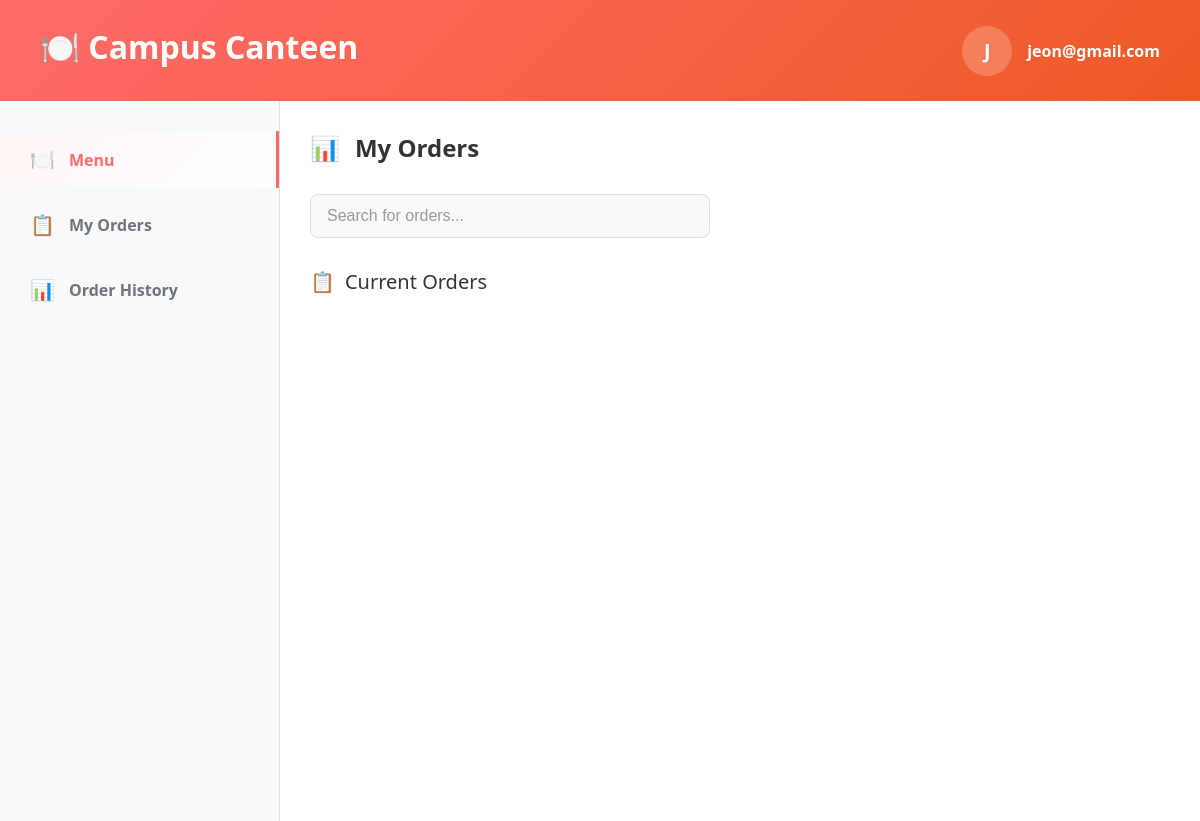
The page /public/students/my_orders (signed in) on the database as committed earlier.
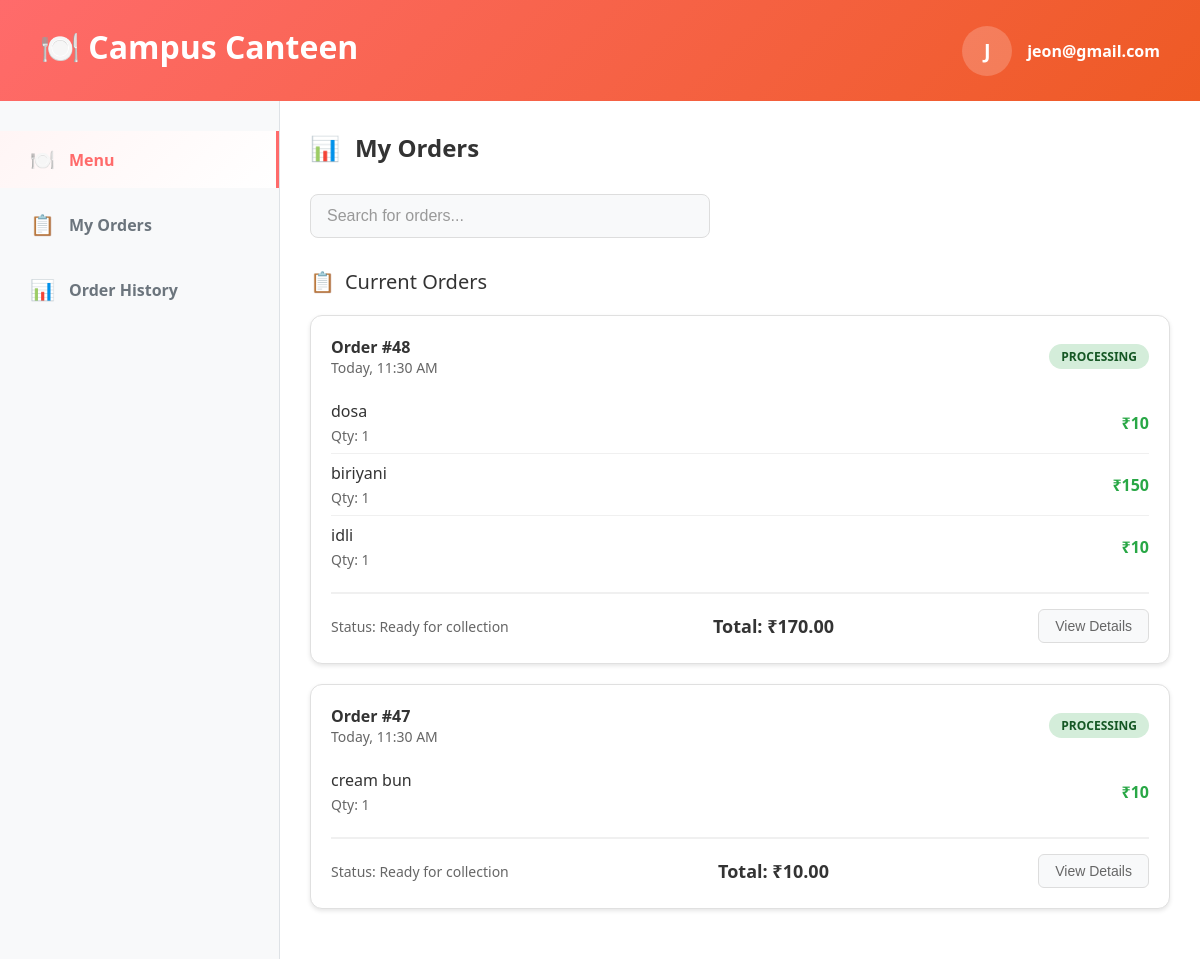
The same page on the database as committed later.
### tables this page shows
CREATE TABLE `order_items` (
  `id` int NOT NULL,
  `order_id` int NOT NULL,
  `item_id` int NOT NULL,
  `quantity` int DEFAULT NULL
);

CREATE TABLE `items` (
  `id` int NOT NULL,
  `name` varchar(50) DEFAULT NULL,
  `price` decimal(5,0) NOT NULL,
  `canteen_id` int DEFAULT NULL,
  `image_location` varchar(255) DEFAULT NULL,
  `status` enum('out of stock','available','not ready') NOT NULL DEFAULT 'available',
  `description` text NOT NULL,
  `category_id` int DEFAULT NULL
);

### app/controllers/Students.php (called while the page is built, shortened)
<?php
class Students extends Controller
{
    public function my_orders()
    {
        $orders = new Orders;
        $results = $orders->join(
            [
                'order_items' => 'orders.id = order_items.order_id',
                'items' => 'order_items.item_id = items.id'
            ],
            ['orders.student_id' => STUDENT_ID],
            'orders.*, items.name,items.price, items.id as item_id, order_items.quantity'
        );
        $order = $orders->where(['student_id' => STUDENT_ID]);
        foreach ($order as $or) {
            $data['order'][$or->id] = ['total' => $or->total, 'status' => $or->status];
        }
        $list_of_orders = [];
        foreach ($results as $result) {
            $list_of_orders[$result->id][] = $result;
        }
        $data['orders'] = $list_of_orders;
        $this->view('students/my_orders', $data);
    }
}

### app/core/App.php (called while the page is built, shortened)
<?php
class App
{
    private $method = 'index';
    private function splitURL()
    {
        $URL = $_GET['url'] ?? 'home';
        $URL = explode("/", trim($URL, "/"));
        return $URL;
    }
    public function loadController()
    {
        $URL = $this->splitURL();
        $filename = "../app/controllers/" . ucfirst($URL[0]) . ".php";
        if (file_exists($filename)) {
            unset($URL[0]);
        } else {
            $filename = "../app/controllers/_404.php";
            if (file_exists($filename)) {
                require $filename;
                $this->controller = "_404";
            }
        }
        $controller = new $this->controller();
        if (!empty($URL[1])) {
            if (method_exists($controller, $URL[1])) {
                $this->method = $URL[1];
                unset($URL[1]);
            }
        }
        call_user_func_array([$controller, $this->method], $URL);
    }
}

### public/index.php (called while the page is built, shortened)
<?php
require "../app/core/init.php";
$app = new App;
$app->loadController();

### app/core/init.php (called while the page is built, shortened)
<?php
spl_autoload_register(function ($classname) {
    $filename = "../app/models/" . ucfirst($classname) . ".php";
});
require 'Database.php';
require 'Model.php';
require 'Controller.php';
require 'App.php';

### app/core/Database.php (called while the page is built, shortened)
<?php
trait Database
{
    private function connect()
    {
        $string = "mysql:hostname=" . DBHOST . ";dbname=" . DBNAME;
        $con = new PDO($string, DBUSER, DBPASS);
        $con->setAttribute(PDO::ATTR_ERRMODE, PDO::ERRMODE_EXCEPTION);
        return $con;
    }
    public function query($query, $data = [], $returnInsertId = false)
    {
        $con = $this->connect();
        $stm = $con->prepare($query);
        $check  = $stm->execute($data);
        if ($check) {
            $result = $stm->fetchAll(PDO::FETCH_OBJ);
            if (is_array($result) && count($result)) {
                return $result;
            }
        }
        return false;
    }
}

### app/core/Model.php (called while the page is built, shortened)
<?php
trait Model
{
    protected $limit = 10;
    protected $offset = 0;
    protected $order_type = "desc";
    protected $order_column = "id";
    public function where($data, $data_not = [])
    {
        $keys = array_keys($data);
        $query = "select * from $this->table where ";
        foreach ($keys as $key) {
            $query .= $key . " = :" . $key . " AND ";
        }
        $query = trim($query, " AND ");
        $query .= " order by $this->order_column $this->order_type limit $this->limit offset $this->offset ";
        $data = array_merge($data, $data_not);
        return $this->query($query, $data);
    }
    public function join($joins = [], $where = [], $selectColumns = '*', $order_type = '', $order_by = '')
    {
        $query = "SELECT {$selectColumns} FROM {$this->table} ";
        foreach ($joins as $table => $onCondition) {
            $query .= "JOIN {$table} ON {$onCondition} ";
        }
        if (!empty($where)) {
            $query .= "WHERE ";
            foreach ($where as $key => $value) {
                $placeholder = str_replace('.', '_', $key);
                $query .= "$key = :$placeholder AND ";
                $where[$placeholder] = $value;
                unset($where[$key]);
            }
            $query = rtrim($query, ' AND ');
        }
        $query .= " ORDER BY {$this->order_column} {$this->order_type} LIMIT {$this->limit} OFFSET {$this->offset}";
        return $this->query($query, $where);
    }
}

### app/views/students/my_orders.view.php (the view, shortened to what this page needs)
<!DOCTYPE html>
<html lang="en">
<head>
    <link rel="stylesheet" href="<?= ROOT ?>assets/css/student-general.css">
    <link rel="stylesheet" href="<?= ROOT ?>assets/css/my-orders.css">
</head>
<body>
    <?php require 'header.view.php' ?>
    <div class="container">
          <?php
            require 'sidebar.view.php';
             ?>
        <div class="main-content">
            <div class="page-header">
                <h2>My Orders</h2>
            </div>
            <div class="search-bar">
                <input type="text" placeholder="Search for orders...">
            </div>
            <div class="orders-section">
                <div class="section-title">Current Orders</div>
                <?php foreach ($orders as $order_id => $items): ?>
                    <div class="order-card">
                        <div class="order-header">
                            <div>
                                <div class="order-id">Order #<?= $order_id ?></div>
                                <div class="order-time">Today, 11:30 AM</div>
                            </div>
                            <div class="order-status status-ready"><?= $order[$order_id]['status'] ?> </div>
                        </div>
                        <div class="order-items">
                            <?php foreach ($items as $item): ?>
                                <div class="order-item">
                                    <div class="item-details">
                                        <div class="item-name"><?= $item->name ?></div>
                                        <div class="item-specs">Qty: <?= $item->quantity ?> </div>
                                    </div>
                                    <div class="item-price">₹<?= $item->price * $item->quantity ?></div>
                                </div>
                            <?php endforeach; ?>
                        </div>
                        <div class="order-footer">
                            <div class="order-info">
                                <div>Status: Ready for collection</div>
                            </div>
                            <div class="order-total">Total: ₹<?= $order[$order_id]['total'] ?></div>
                            <div class="order-actions">
                                <button class="btn btn-secondary">View Details</button>
                            </div>
                        </div>
                    </div>
                <?php endforeach; ?>
            </div>
        </div>
    </div>
</body>
</html>

### app/core/Controller.php (shortened to what this page needs)
<?php
class Controller
{
    public function view($name, $data = [])
    {
        $filename = "../app/views/" . $name . ".view.php";
        if (file_exists($filename)) {
            require $filename;
        } else {
            $filename = "../app/views/404.view.php";
        }
    }
}

### app/views/students/header.view.php
<link rel="stylesheet" href="<?=ROOT?>assets/css/header.css">
        <div class="header">
            <div class="header-left">
                <h1>🍽️ Campus Canteen</h1>
            </div>
            <div class="header-right">
                <div class="user-profile">
                    <div class="user-avatar"><?=ucfirst($_SESSION['STUDENT']->email[0])?></div>
                    <div>
                        <div style="font-weight: 600;"><?=$_SESSION['STUDENT']->email?></div>
                    </div>
                </div>
            </div>
        </div>

### app/views/students/sidebar.view.php
<link rel="stylesheet" href="<?=ROOT?>assets/css/sidebar.css">
 <div class="sidebar">
                <ul class="nav-menu">
                    <li class="nav-item">
                        <a href="<?=ROOT?>students/" class="nav-link active" onclick="showPage('menu')">
                            <span class="nav-icon">🍽️</span>
                            <span>Menu</span>
                        </a>
                    </li>
                    <li class="nav-item">
                        <a href="<?=ROOT?>students/my_orders" class="nav-link" onclick="showPage('orders')">
                            <span class="nav-icon">📋</span>
                            <span>My Orders</span>
                        </a>
                    </li>
                    <li class="nav-item">
                        <a href="<?=ROOT?>students/history" class="nav-link" onclick="showPage('history')">
                            <span class="nav-icon">📊</span>
                            <span>Order History</span>
                        </a>
                    </li>
                </ul>
            </div>

### public/assets/css/student-general.css (style rules this page uses)
* { margin: 0; padding: 0; box-sizing: border-box; }
body { font-family: 'Segoe UI', Tahoma, Geneva, Verdana, sans-serif; min-height: 100vh; color: #333; overflow-x: hidden; }
.user-avatar { width: 40px; height: 40px; background-color: rgba(255, 255, 255, 0.2); border-radius: 50%; display: flex; align-items: center; justify-content: center; font-weight: bold; }
.container { display: flex; margin: 0 auto; background-color: white; min-height: calc(100vh - 80px); }
.main-content { flex: 1; padding: 30px; }
.page-header { display: flex; align-items: center; gap: 15px; margin-bottom: 30px; }
.page-header h2 { font-size: 24px; color: #333; }
.page-header::before { content: "📊"; font-size: 24px; }
.search-bar { margin-bottom: 30px; }
.search-bar input { width: 100%; max-width: 400px; padding: 12px 16px; border: 1px solid #ddd; border-radius: 8px; font-size: 16px; background-color: #f8f9fa; }
.search-bar input::placeholder { color: #999; }
.section-title { font-size: 20px; color: #333; margin-bottom: 20px; display: flex; align-items: center; gap: 10px; }
.section-title::before { content: "📋"; font-size: 20px; }
.order-card { background-color: #fff; border: 1px solid #e0e0e0; border-radius: 12px; padding: 20px; margin-bottom: 20px; box-shadow: 0 2px 4px rgba(0, 0, 0, 0.1); transition: transform 0.2s ease, box-shadow 0.2s ease; }
.order-header { display: flex; justify-content: space-between; align-items: center; margin-bottom: 15px; }
.order-id { font-weight: bold; color: #333; font-size: 16px; }
.order-status { padding: 4px 12px; border-radius: 16px; font-size: 12px; font-weight: bold; text-transform: uppercase; }
.order-items { margin-bottom: 15px; }
.order-item { display: flex; justify-content: space-between; align-items: center; padding: 8px 0; border-bottom: 1px solid #f0f0f0; }
.order-item:last-child { border-bottom: none; }
.item-details { flex: 1; }
.item-name { font-weight: 500; color: #333; margin-bottom: 4px; }
.item-specs { font-size: 14px; color: #666; }
.item-price { font-weight: bold; color: #28a745; font-size: 16px; }
.order-footer { display: flex; justify-content: space-between; align-items: center; padding-top: 15px; border-top: 2px solid #f0f0f0; }
.order-info { font-size: 14px; color: #666; }
.order-total { font-weight: bold; color: #333; font-size: 18px; }
.order-actions { display: flex; gap: 10px; }
.btn { padding: 8px 16px; border: none; border-radius: 6px; font-size: 14px; cursor: pointer; transition: all 0.3s ease; }
.btn-secondary { background-color: #f8f9fa; color: #666; border: 1px solid #ddd; }

### public/assets/css/my-orders.css (style rules this page uses)
.orders-section { background-color: white; }
.order-time { color: #666; font-size: 14px; }
.status-ready { background-color: #d4edda; color: #155724; }

### public/assets/css/header.css (style rules this page uses)
.header { background: linear-gradient(135deg, #ff6b6b, #ee5a24); color: white; padding: 25px 40px; display: flex; justify-content: space-between; align-items: center; box-shadow: 0 4px 20px rgba(0,0,0,0.1); flex-wrap: nowrap; min-width: 0; }
.header-left h1 { font-size: 32px; margin-bottom: 8px; }
.header-right { display: flex; gap: 30px; align-items: center; white-space: nowrap; flex-shrink: 0; }
.user-profile { display: flex; align-items: center; gap: 15px; }
.user-avatar { width: 50px; height: 50px; border-radius: 50%; background: rgba(255,255,255,0.2); display: flex; align-items: center; justify-content: center; font-size: 20px; font-weight: bold; }

### public/assets/css/sidebar.css (style rules this page uses)
.sidebar { width: 280px; background: #f8f9fa; border-right: 1px solid #dee2e6; padding: 30px 0; }
.nav-menu { list-style: none; }
.nav-item { margin-bottom: 8px; }
.nav-link { display: flex; align-items: center; gap: 15px; padding: 15px 30px; color: #6c757d; text-decoration: none; font-weight: 600; transition: all 0.3s ease; border-right: 3px solid transparent; }
.nav-link:hover, .nav-link.active { background: linear-gradient(135deg, #fff5f5, #ffffff); color: #ff6b6b; border-right-color: #ff6b6b; }
.nav-icon { font-size: 20px; width: 24px; text-align: center; }

Rows that differ between the two databases and show on the page:
added order_items: item.name "dosa", quantity "1", $item->price*$item->quantity "10", shown under "48"
added order_items: item.name "biriyani", quantity "1", $item->price*$item->quantity "150", shown under "48"
added order_items: item.name "idli", quantity "1", $item->price*$item->quantity "10", shown under "48"
added order_items: item.name "cream bun", quantity "1", $item->price*$item->quantity "10", shown under "47"
Other text that changed with them:
new list line: "Order # 48 Today, 11:30 AM PROCESSING Status: Ready for collection Total: ₹ 170.00 View Details"
new list line: "Order # 47 Today, 11:30 AM PROCESSING Status: Ready for collection Total: ₹ 10.00 View Details"
